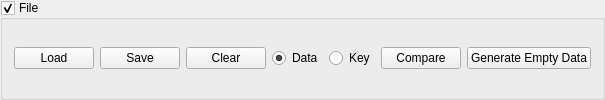
           <widget class="QGroupBox" name="MF_fileGroupBox">
            <property name="title">
             <string>File</string>
            </property>
            <property name="checkable">
             <bool>true</bool>
            </property>
            <layout class="QHBoxLayout" name="horizontalLayout_8">
             <property name="topMargin">
              <number>5</number>
             </property>
             <property name="bottomMargin">
              <number>5</number>
             </property>
             <item>
              <widget class="QPushButton" name="MF_File_loadButton">
               <property name="minimumSize">
                <size>
                 <width>40</width>
                 <height>0</height>
                </size>
               </property>
               <property name="text">
                <string>Load</string>
               </property>
              </widget>
             </item>
             <item>
              <widget class="QPushButton" name="MF_File_saveButton">
               <property name="minimumSize">
                <size>
                 <width>40</width>
                 <height>0</height>
                </size>
               </property>
               <property name="text">
                <string>Save</string>
               </property>
              </widget>
             </item>
             <item>
              <widget class="QPushButton" name="MF_File_clearButton">
               <property name="minimumSize">
                <size>
                 <width>40</width>
                 <height>0</height>
                </size>
               </property>
               <property name="text">
                <string>Clear</string>
               </property>
              </widget>
             </item>
             <item>
              <widget class="QRadioButton" name="MF_File_dataButton">
               <property name="text">
                <string>Data</string>
               </property>
               <property name="checked">
                <bool>true</bool>
               </property>
              </widget>
             </item>
             <item>
              <widget class="QRadioButton" name="MF_File_keyButton">
               <property name="text">
                <string>Key</string>
               </property>
              </widget>
             </item>
             <item>
              <widget class="QPushButton" name="MF_File_compareButton">
               <property name="text">
                <string>Compare</string>
               </property>
              </widget>
             </item>
             <item>
              <widget class="QPushButton" name="MF_RW_generateEmptyDataButton">
               <property name="text">
                <string>Generate Empty Data</string>
               </property>
              </widget>
             </item>
            </layout>
           </widget>
